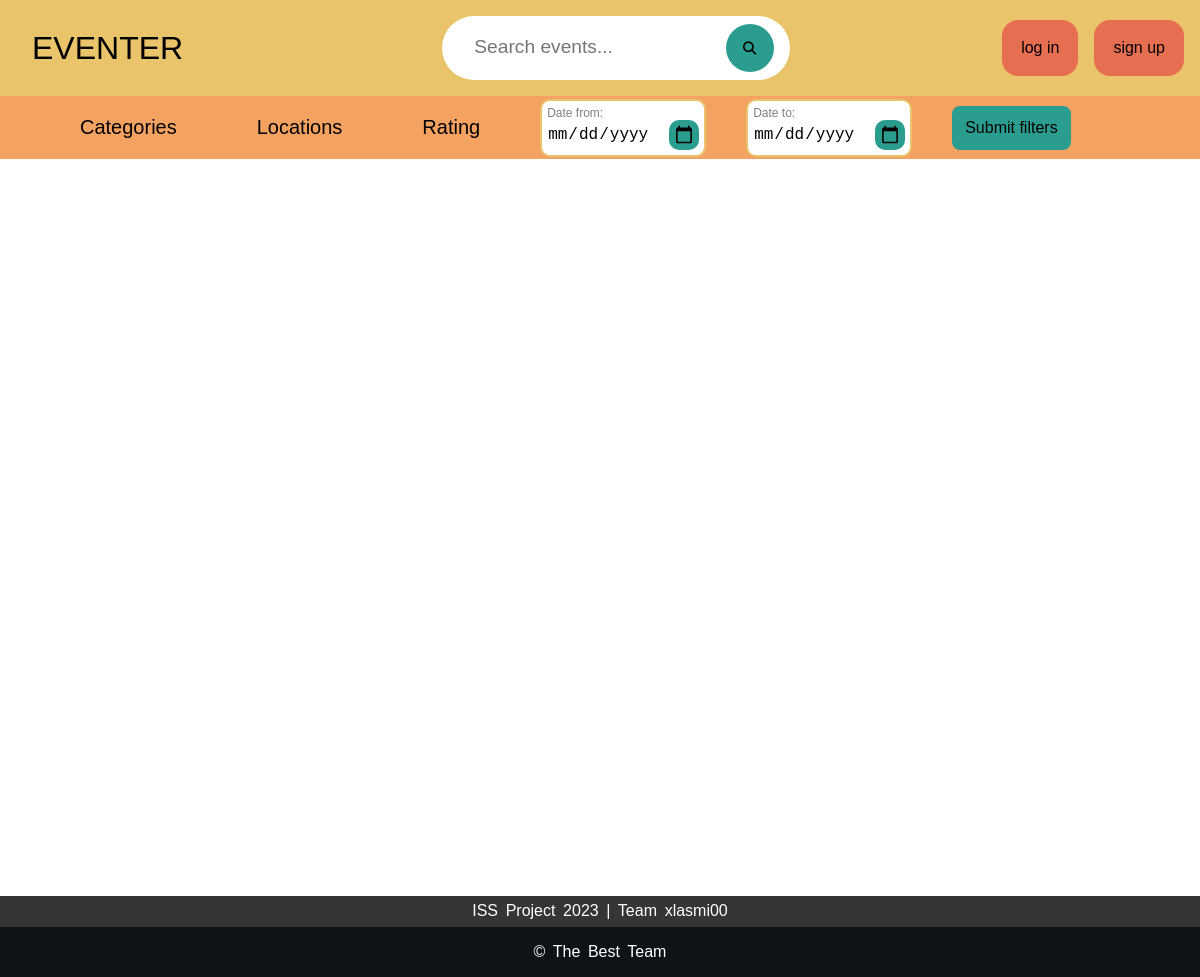
/, run on an earlier commit of the app's database.
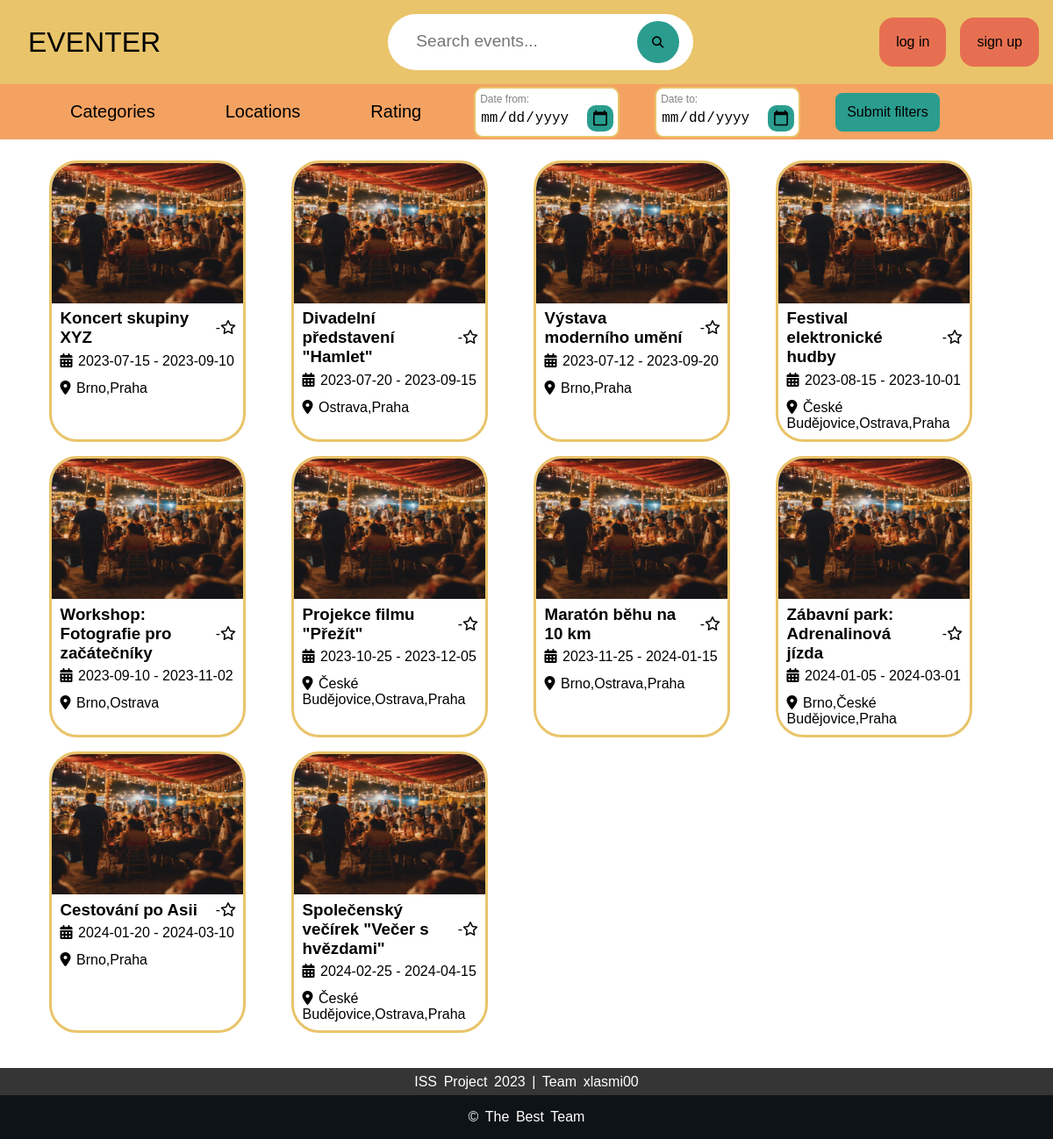
And on a later commit of the database.
### tables this page shows
CREATE TABLE Event (
    event_id INT AUTO_INCREMENT PRIMARY KEY,
    event_name VARCHAR(128),
    event_description MEDIUMTEXT,
    event_icon VARCHAR(256),
    rating FLOAT,
    time_of_creation DATETIME DEFAULT CURRENT_TIMESTAMP,
    time_of_last_edit DATETIME,
    event_status VARCHAR(64),

    category_id INT,
    account_id INT,

    

    CONSTRAINT fk_event_owner
    FOREIGN KEY (account_id)
    REFERENCES Account(account_id) ON DELETE CASCADE
);

### common/html-components.php (the view, shortened to what this page needs)
<?php
require_once "db_handler.php";
function makeHead(string $title)
{
    ?>
    <!DOCTYPE html>
    <html lang="en">
    <head>
        <link rel="stylesheet" href="styles/style.css">
    </head>
    <body>
    <?php
}
    ?>
    <?php
function makeHeader()
{
    ?>
    <header>
        <div class="top-bar">
            <a id="logo" href="index.php"><p>EVENTER</p></a>
            <div class="search-bar">
                <form action="index.php" method="get">
                    <input type="text" placeholder="Search events..." name="events_search_bar" value="<?php echoSessionVal("events_search_bar", ""); ?>" >
                    <button><i class="fa-solid fa-magnifying-glass"></i></button>
                </form>
            </div>
            <div class="profile">
                <?php
                    if (userIsLoggedIn())
                    {
                        echo '<div class="profile-icon" onclick="menuToggle();">';
                        echo '<img id="profile_icon" src="'.getUserIcon().'">';
                        echo "</div>";
                        generateProfilMenu();
                    }
                    else
                    {
                        echo "<div class='login-btns'>";
                        echo "<a href='login.php' class='button-sharp-filled'>log in</a>";
                        echo "<a href='signup.php' class='button-sharp-filled'>sign up</a>";
                        echo "</div>";
                    }
                ?>
            </div>
        </div>
    </header>
    <?php
}
function makeFooter()
{
    ?>
    <footer>
        <div class="footer-top">
            <p> ISS Project 2023 | Team xlasmi00 </p>
        </div>
        <div class="footer-bottom">
            <p>&copy; The best Team</p>
        </div>
    </footer>
    </body>
    </html>
    <?php
}
    ?>
    <?php
function generateEventCard(&$event, $card_type = null) {
    echo '<a href="event-detail.php?event_id='.$event["event_id"].'" class="event-card'.$card_type.'">';
    echo '<img id="icon-'.$event['event_id'].'" src="'.getEventIcon($event).'">';
    echo '<div class="name-rating">';
    echo '    <h3>' . $event["event_name"] . '</h3>';
    echo '    <div class="rating">';
    echo '        <p>' . ($event["rating"] ?? '-'). '</p>';
    echo '        <i class="fa-regular fa-star"></i>';
    echo '    </div>';
    echo '</div>';
    echo '<ul>';
    echo '    <li><i class="fa-solid fa-calendar-days"></i>' . $event["earliest_date"] . ' - ' . $event["latest_date"] . '</li>';
    echo '    <li><i class="fa-solid fa-location-dot"></i>' . $event["cities"] .  '</li>';
    echo '</ul>';
    echo '</a>';
}
function generateEventCardsbyDate() {
    $events = getEvents('approved');
    echo '<div class="card-container">';
    foreach($events as &$event) {
            generateEventCard($event);
    }
    echo '</div>';
}
    ?>

### common/db_handler.php (shortened to what this page needs)
<?php
function get_pdo_statement($query, $id_array) {
    global $db;
    $stmt = $db->prepare($query);
    if ($id_array) {
        foreach ($id_array as $key => $value) {
            $stmt->bindValue(":$key", $value);
        }
    }
    return $stmt;
}
function fetch_table_columns($query, $id_array)
{
    $stmt = get_pdo_statement($query, $id_array);
    $stmt->execute();
    return $stmt->fetchAll(PDO::FETCH_ASSOC);
}
function fetch_all_table_columns($table, $return_id, $id_array, $id_string, $group_by = null) {
    $query = "SELECT $return_id FROM $table" . ($id_string ? " WHERE $id_string" : "") . ($group_by ? " GROUP BY $group_by" : "");
    return fetch_table_columns($query, $id_array);
}
function getEventIcon(&$event) {
    return $event['event_icon'] ?? 'event-icons/default.jpg';
}
function getEvents($events_allowed, $account_id = null) {
    $id_array = [];
    $query_parts = [];
    if ($events_allowed != 'all') {
        $id_array['event_status'] = $events_allowed;
        array_push($query_parts, 'e.event_status = :event_status');
    }
    $return_id = 'e.event_icon, e.event_id, e.event_name, e.rating, e.event_status, acc.nick, GROUP_CONCAT(DISTINCT city) AS cities, MIN(date_from) AS earliest_date, MAX(date_to) AS latest_date';
    $table = "Event_instance ei JOIN Event e ON ei.event_id = e.event_id JOIN Address a ON ei.address_id = a.address_id JOIN Account acc on e.account_id = acc.account_id";
    $group_by = "e.event_icon, e.event_id, e.event_name, e.rating, e.event_status, acc.nick";
    return fetch_all_table_columns($table, $return_id, $id_array, implode(' and ', $query_parts), $group_by);
}
function userIsLoggedIn() {
    return isset($_SESSION['USER']);
}
function getSessionVal($value, $default, $index = null) {
    if(!isset($_SESSION[$value])) {
        return htmlspecialchars($default);
    } else if(is_array($value)) {
        return htmlspecialchars($_SESSION[$value][$index]);
    } else {
        return htmlspecialchars($_SESSION[$value]);
    }
}
function echoSessionVal($value, $default, $index = null) {
    echo getSessionVal($value, $default, $index);
}
function echoCurrentPage() {
    echo htmlspecialchars($_SERVER["PHP_SELF"]);
}
?>

### index.php (shortened to what this page needs)
<?php
require_once "common/html-components.php";
makeHead("Eventer");
makeHeader();
?>
<main>
    <form method="get" action="<?php echoCurrentPage(); ?>">
        <div class="filter-bar">
            <ul>
                <li>
                    <a href="#">Categories</a>
                </li>
                <li>
                    <a href="#">Locations</a>
                </li>
                <li>
                    <a href="#">Rating</a>
                </li>
                <li>
                    <div class="filter-date">
                        <label for="date-from-input">Date from:</label>
                        <input type="date" id="date-from-input" value="<?php echoSessionVal("date_from", ""); ?>"  name="date_from">
                    </div>
                </li>
                <li>
                    <div class="filter-date">
                        <label for="date-to-input">Date to:</label>
                        <input type="date" id="date-to-input" value="<?php echoSessionVal("date_to", ""); ?>" name="date_to">
                    </div>
                </li>
                <li>
                    <div class="submit-button">
                        <button class="button-round-filled-green" type="submit">Submit filters</button>
                    </div>
                </li>
            </ul>
        </div>
    </form>
    <?php
    generateEventCardsByDate();
    ?>
</main>
<?php
makeFooter();
?>

### styles/style.css (style rules this page uses)
* { margin: 0; padding: 0; font-family: 'Poppins', sans-serif; box-sizing: border-box; }
body { background-color: white; }
header { width: 100%; background-color: #E9C46A; }
.top-bar { display: flex; align-items: center; flex-direction: row; justify-content: space-between; }
#logo { height: 100%; width: 30%; text-align: left; text-decoration: none; color: black; font-size: 2rem; margin: 1rem 0rem 1rem 2rem; }
.search-bar { width: 100%; max-width: 700px; display: flex; align-items: center; justify-content: center; padding: 1rem 2rem; }
.search-bar form { background-color: white; stroke: black; stroke-width: 0.2rem; border-radius: 60rem; padding: 0.5rem 1rem 0.5rem 2rem; }
.search-bar form input { background-color: transparent; flex: 1; border: 0; outline: none; font-size: 1.2rem; color: black; }
.search-bar button { width: 2rem; border: 0; border-radius: 50%; width: 3rem; height: 3rem; background-color: #2A9D8F; cursor: pointer; }
.profile { width: 30%; height: 100%; display: flex; justify-content: right; text-align: right; }
.login-btns a { margin-right: 1rem; border-radius: 1rem; }
main { width: 100%; min-height: 100vh; }
footer { color: white; font-size: 1rem; word-spacing: 0.2rem; text-align: center; }
.footer-top { padding: 0.4rem 0; background-color: #353535; }
.footer-bottom { background: #0D1317; width: auto; padding: 1rem 0; align-items: center; }
.footer-bottom p { text-transform: capitalize; }

### styles/buttons.css (style rules this page uses)
.button-round-filled-green { display: inline-block; padding: 1rem; font-size: 1rem; text-align: center; text-decoration: none; border: 0.2rem solid #2A9D8F; border-radius: 0.5rem; color: black; background-color: #2A9D8F; cursor: pointer; }
.button-sharp-filled { display: inline-block; padding: 1rem; font-size: 1rem; text-align: center; text-decoration: none; border: 0.2rem solid #E76F51; color: black; background-color: #E76F51; cursor: pointer; }

### styles/event-card.css (style rules this page uses)
.event-card { width: 14rem; text-decoration: none; color: black; cursor: pointer; display: flex; flex-direction: column; justify-content: left; overflow: hidden; border: 0.2rem solid #E9C46A; padding: 0rem 0rem 0.2rem 0rem; margin: 0.5rem; border-radius: 2rem; }
.event-card img { max-height: 10rem; }
.event-card .name-rating h3 { width: 80%; }
.event-card .name-rating { padding: 0.4rem 0.5rem 0rem 0.6rem; display: flex; flex-direction: row; justify-content: space-between; align-items: center; }
.event-card .rating { display: flex; flex-direction: row; justify-content: center; }
.event-card ul { width: fit-content; }
.event-card ul li { font-size: 1rem; list-style: none; padding: 0.4rem 0.6rem 0.4rem 0.6rem; }
.event-card ul li i { padding: 0rem 0.4rem 0rem 0rem; }

### styles/index.css (style rules this page uses)
.card-container { display: grid; grid-template-columns: repeat(auto-fill, minmax(15rem, 1fr)); padding: 1rem 3rem 2rem 3rem; }
.filter-bar { width: 100%; }
.filter-bar ul { display: flex; align-items: center; flex-direction: row; list-style: none; background-color: #F4A261; padding: 0px 0px 0px 40px; }
.filter-bar ul li { position: relative; }
.filter-bar ul li a { display: block; padding: 20px 40px; color: black; text-decoration: none; text-align: center; font-size: 20px; }
.filter-date { display: flex; flex-direction: column; justify-content: center; background-color: white; border: 2px solid #E9C46A; border-radius: 10px; padding: 5px; margin: 0px 20px; }
.filter-date label { font-size: 12px; color: grey; }
.filter-date input { font-size: 16px; border: none; font-family: "Roboto Mono", monospace; outline: none; }
.submit-button button { margin-left: 20px; padding: 10px; }

What changed in the data, as far as the page shows it:
added event: event_name "Koncert skupiny XYZ", rating "-", earliest_date "2023-07-15", latest_date "2023-09-10", cities "Brno,Praha"
added event: event_name "Divadelní představení \"Hamlet\"", rating "-", earliest_date "2023-07-20", latest_date "2023-09-15", cities "Ostrava,Praha"
added event: event_name "Výstava moderního umění", rating "-", earliest_date "2023-07-12", latest_date "2023-09-20", cities "Brno,Praha"
added event: event_name "Festival elektronické hudby", rating "-", earliest_date "2023-08-15", latest_date "2023-10-01", cities "České Budějovice,Ostrava,Praha"
added event: event_name "Workshop: Fotografie pro začátečníky", rating "-", earliest_date "2023-09-10", latest_date "2023-11-02", cities "Brno,Ostrava"
added event: event_name "Projekce filmu \"Přežít\"", rating "-", earliest_date "2023-10-25", latest_date "2023-12-05", cities "České Budějovice,Ostrava,Praha"
added event: event_name "Maratón běhu na 10 km", rating "-", earliest_date "2023-11-25", latest_date "2024-01-15", cities "Brno,Ostrava,Praha"
added event: event_name "Zábavní park: Adrenalinová jízda", rating "-", earliest_date "2024-01-05", latest_date "2024-03-01", cities "Brno,České Budějovice,Praha"
added event: event_name "Cestování po Asii", rating "-", earliest_date "2024-01-20", latest_date "2024-03-10", cities "Brno,Praha"
added event: event_name "Společenský večírek \"Večer s hvězdami\"", rating "-", earliest_date "2024-02-25", latest_date "2024-04-15", cities "České Budějovice,Ostrava,Praha"
